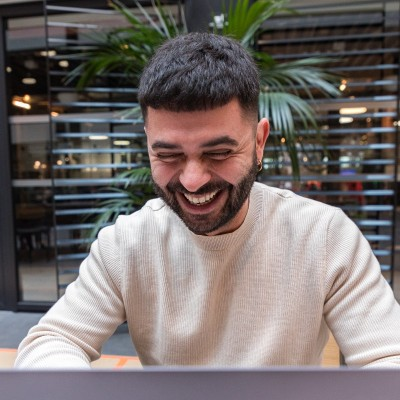
#> input picture sources/photo-romain-source.png, 400 x 400 px
$ python build-photo.py
#> lines starting #> are read from the running program, lines starting #| are printed output that depends on the picture
#!/usr/bin/env python3
"""Prépare la photo du recto.

Le recadrage est celui du fill Figma, appliqué UNE FOIS ici plutôt qu'à
l'exécution : le navigateur n'a plus ni image surdimensionnée à réduire,
ni fenêtre de recadrage à calculer pendant la rotation 3D.

Figma : boîte 225x254, image rendue en 320x320 (source 400x400, donc
échelle 0.8), décalée de -54.54 en x et +0.46 en y.
"""
from PIL import Image
import pathlib

SRC = pathlib.Path("sources/photo-romain-source.png")
OUT = pathlib.Path("assets/photo-romain.webp")

BOITE = (225, 254)          # dimensions d'affichage dans le design
ECHELLE = 0.8               # 320 rendus / 400 source
DECALAGE = (-54.54, 0.457)  # position de l'image dans la boîte

im = Image.open(SRC).convert("RGB")
#> im is the input picture: PIL image 400x400 RGB; mean R, G, B 119.3, 111.3, 109.5

# Fenêtre visible, ramenée dans l'espace de la source
x0 = -DECALAGE[0] / ECHELLE
y0 = -DECALAGE[1] / ECHELLE
x1 = x0 + BOITE[0] / ECHELLE
y1 = y0 + BOITE[1] / ECHELLE
boite = (max(0, round(x0)), max(0, round(y0)),
         min(im.width, round(x1)), min(im.height, round(y1)))
#> boite = (68, 0, 349, 317)

crop = im.crop(boite)
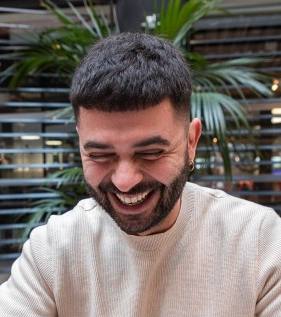
#> crop: PIL image 281x317 RGB; mean R, G, B 119.7, 111.1, 106.4
crop.save(OUT, "WEBP", quality=86, method=6)

print(f"source {im.size[0]}x{im.size[1]} ({SRC.stat().st_size//1024} ko)")
#| source 400x400 (260 ko)
print(f"fenêtre {boite} -> {crop.size[0]}x{crop.size[1]}")
#| fenêtre (68, 0, 349, 317) -> 281x317
print(f"ratio obtenu {crop.size[0]/crop.size[1]:.4f} · attendu {BOITE[0]/BOITE[1]:.4f}")
#| ratio obtenu 0.8864 · attendu 0.8858
print(f"✓ {OUT} — {OUT.stat().st_size//1024} ko")
